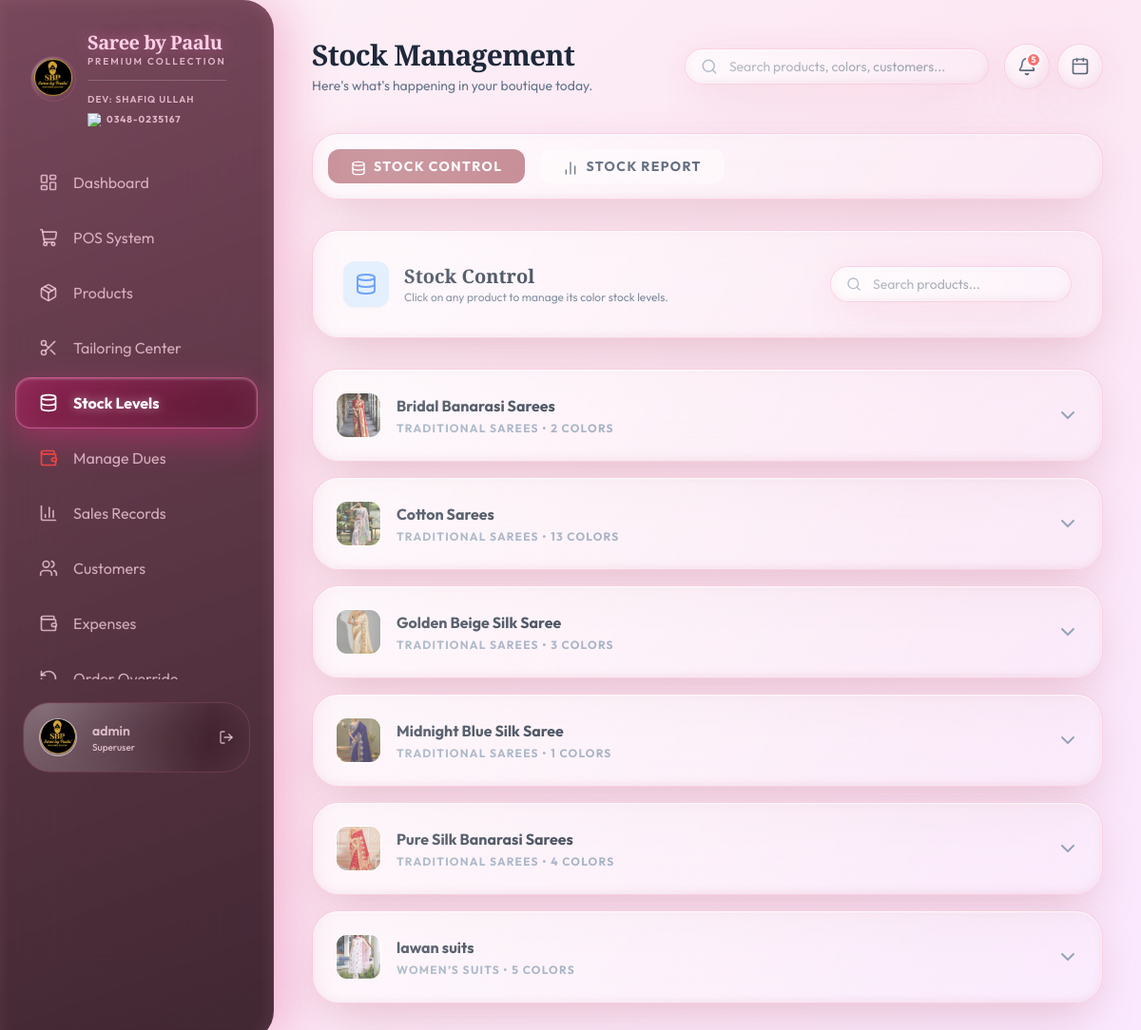
Screenshot of /inventory/ (signed in) with the database file from the repository.
### dashboard/models.py (models this page shows, shortened)
class Product(models.Model):
    name = models.CharField(max_length=200)
    category = models.ForeignKey(Category, on_delete=models.SET_NULL, null=True)
    subcategory = models.ForeignKey(SubCategory, on_delete=models.SET_NULL, null=True, blank=True)
    image = models.ImageField(upload_to='products/', null=True, blank=True)
    is_handmade = models.BooleanField(default=False)
    description = models.TextField(blank=True, null=True)
    created_at = models.DateTimeField(auto_now_add=True)

class Category(models.Model):
    name = models.CharField(max_length=100)
    description = models.TextField(blank=True, null=True)

### dashboard/views.py (the view)
# urls.py: path('inventory/', views.inventory_list, name='inventory'),
def inventory_list(request):
    from django.core.paginator import Paginator
    active_tab = request.GET.get('tab', 'control')
    page_num = request.GET.get('page', 1)
    q = request.GET.get('q', '')
    products_qs = Product.objects.all().prefetch_related('variants').order_by('name')
    if q:
        products_qs = products_qs.filter(name__icontains=q)
    products_paginator = Paginator(products_qs, 100)
    variants_qs = ProductVariant.objects.select_related('product').order_by('product__name', 'color')
    if q:
        variants_qs = variants_qs.filter(
            models.Q(product__name__icontains=q) | models.Q(sku__icontains=q) | models.Q(color__icontains=q)
        )
    variants_paginator = Paginator(variants_qs, 100)
    if active_tab == 'report':
        page_obj = variants_paginator.get_page(page_num)
        products_page_obj = products_paginator.get_page(1)
    else:
        products_page_obj = products_paginator.get_page(page_num)
        page_obj = variants_paginator.get_page(1)
    for variant in page_obj:
        buying_price = float(variant.cost_price) if variant.cost_price > 0 else float(variant.price)
        variant.total_value = float(variant.stock) * buying_price
    page_totals = {
        'total_stock': sum(v.stock for v in page_obj),
        'total_value': sum(float(v.stock) * (float(v.cost_price) if v.cost_price > 0 else float(v.price)) for v in page_obj)
    }
    all_totals = {
        'total_stock': sum(v.stock for v in variants_qs),
        'total_value': sum(float(v.stock) * (float(v.cost_price) if v.cost_price > 0 else float(v.price)) for v in variants_qs)
    }
    return render(request, 'dashboard/inventory.html', {
        'active_tab': active_tab,
        'products': products_page_obj,
        'products_paginator': products_paginator,
        'page_obj': page_obj,
        'paginator': variants_paginator,
        'page_totals': page_totals,
        'all_totals': all_totals,
    })

### dashboard/templates/dashboard/inventory.html (shortened to what this page needs)
{% extends 'dashboard/base.html' %}
{% block header %}Stock Management{% endblock %}
{% block content %}
<div x-data="{ activeTab: '{{ active_tab|default:'control' }}' }">
<div class="glass-card p-4 mb-8 flex items-center gap-4">
    <a href="?tab=control" :class="activeTab === 'control' ? 'bg-premium-gold text-white' : 'bg-white/40 text-slate-600 hover:bg-white/60'" class="px-6 py-2 rounded-xl font-bold text-sm uppercase tracking-widest transition-all">
        <i data-lucide="database" class="w-4 h-4 inline mr-2"></i>Stock Control
    </a>
    <a href="?tab=report" :class="activeTab === 'report' ? 'bg-premium-gold text-white' : 'bg-white/40 text-slate-600 hover:bg-white/60'" class="px-6 py-2 rounded-xl font-bold text-sm uppercase tracking-widest transition-all">
        <i data-lucide="bar-chart-2" class="w-4 h-4 inline mr-2"></i>Stock Report
    </a>
</div>
<div x-show="activeTab === 'control'" x-transition>
<div class="glass-card p-8 mb-8 flex flex-col md:flex-row md:items-center justify-between gap-6">
    <div class="flex items-center gap-4 flex-1">
        <div class="w-12 h-12 bg-blue-100 rounded-xl flex items-center justify-center text-blue-500 shadow-sm">
            <i data-lucide="database" class="w-6 h-6"></i>
        </div>
        <div>
            <h4 class="text-xl font-bold text-slate-800 playfair">Stock Control</h4>
            <p class="text-xs text-slate-500">Click on any product to manage its color stock levels.</p>
        </div>
    </div>
    <div class="flex items-center gap-4">
        <form action="{% url 'inventory' %}" method="GET" class="glass-card px-4 py-2 flex items-center gap-3 bg-white/20">
            <i data-lucide="search" class="w-4 h-4 text-slate-400"></i>
            <input type="text" name="q" value="{{ q }}" placeholder="Search products..." class="bg-transparent border-none focus:ring-0 text-sm text-slate-600 w-48 outline-none">
        </form>
    </div>
</div>
<div class="space-y-4" x-data="inventoryManager()">
    {% for product in products %}
    <div class="glass-card overflow-hidden transition-all duration-300"
         :class="expandedProduct === {{ product.id }} ? 'ring-2 ring-premium-gold/30 shadow-lg' : ''">
        <div @click="toggleProduct({{ product.id }})"
             class="p-6 flex items-center justify-between cursor-pointer hover:bg-white/40 transition-colors">
            <div class="flex items-center gap-4">
                <div class="w-12 h-12 rounded-xl bg-slate-100 overflow-hidden border border-white shrink-0">
                    {% if product.image %}
                        <img src="{{ product.image.url }}" class="w-full h-full object-cover">
                    {% else %}
                        <div class="w-full h-full flex items-center justify-center text-slate-400">
                            <i data-lucide="image" class="w-6 h-6"></i>
                        </div>
                    {% endif %}
                </div>
                <div>
                    <h5 class="font-bold text-slate-800">{{ product.name }}</h5>
                    <p class="text-xs font-bold text-slate-400 uppercase tracking-widest mt-1">
                        {{ product.category.name|default:"No Category" }} • {{ product.variants.count }} Colors
                    </p>
                </div>
            </div>
            <div class="text-slate-400 transition-transform duration-300"
                 :class="expandedProduct === {{ product.id }} ? 'rotate-180 text-premium-gold' : ''">
                <i data-lucide="chevron-down" class="w-6 h-6"></i>
            </div>
        </div>
    </div>
    {% endfor %}
</div>
</div>
</div>
{% endblock %}

### dashboard/templates/dashboard/base.html (shortened to what this page needs)
{% load static %}
<!DOCTYPE html>
<html lang="en">
<head>
    <script src="https://cdn.tailwindcss.com"></script>
</head>
<body class="antialiased">
    <div class="flex min-h-screen">
        <aside class="w-72 glass-sidebar fixed inset-y-0 left-0 z-50 flex flex-col">
            <div class="p-8">
                <div class="flex items-center gap-3">
                    <div
                        class="w-12 h-12 glass-card bg-gradient-to-br from-pink-600/30 to-purple-900/40 border-pink-400/30 shadow-[0_0_15px_rgba(219,39,119,0.3)] flex items-center justify-center overflow-hidden shrink-0">
                        <img src="{% static 'images/sbp_logo.png' %}" alt="SBP"
                            class="w-full h-full object-contain scale-[1.6]">
                    </div>
                    <div>
                        <h1 class="text-xl font-extrabold text-white playfair tracking-tight leading-tight">Saree by
                            Paalu</h1>
                        <p class="text-[10px] uppercase tracking-[0.2em] text-pink-200 font-semibold">Premium Collection
                        </p>
                        <div class="mt-3 pt-3 border-t border-white/20">
                            <p class="text-[10px] text-white uppercase tracking-widest font-semibold">Dev: shafiq ullah
                            </p>
                            <div class="flex items-center gap-1.5 mt-1.5">
                                <img src="https://upload.wikimedia.org/wikipedia/commons/6/6b/WhatsApp.svg"
                                    class="w-3.5 h-3.5" alt="WA">
                                <p class="text-[10px] text-pink-100 font-bold tracking-widest">0348-0235167</p>
                            </div>
                        </div>
                    </div>
                </div>
            </div>
            <nav class="flex-1 px-4 space-y-1 overflow-y-auto scrollbar-hide" style="max-height: calc(100vh - 250px);">
                <a href="{% url 'dashboard' %}"
                    class="nav-link {% if request.resolver_match.url_name == 'dashboard' %}active{% endif %} flex items-center gap-4 px-6 py-3.5 rounded-2xl text-slate-600">
                    <i data-lucide="layout-dashboard" class="w-5 h-5"></i>
                    <span>Dashboard</span>
                </a>
                <a href="{% url 'pos' %}"
                    class="nav-link {% if request.resolver_match.url_name == 'pos' %}active{% endif %} flex items-center gap-4 px-6 py-3.5 rounded-2xl text-slate-600">
                    <i data-lucide="shopping-cart" class="w-5 h-5"></i>
                    <span>POS System</span>
                </a>
                <a href="{% url 'products' %}"
                    class="nav-link {% if request.resolver_match.url_name == 'products' %}active{% endif %} flex items-center gap-4 px-6 py-3.5 rounded-2xl text-slate-600">
                    <i data-lucide="package" class="w-5 h-5"></i>
                    <span>Products</span>
                </a>
                <a href="{% url 'tailoring' %}"
                    class="nav-link {% if request.resolver_match.url_name == 'tailoring' %}active{% endif %} flex items-center gap-4 px-6 py-3.5 rounded-2xl text-slate-600">
                    <i data-lucide="scissors" class="w-5 h-5"></i>
                    <span>Tailoring Center</span>
                </a>
                <a href="{% url 'inventory' %}"
                    class="nav-link {% if request.resolver_match.url_name == 'inventory' %}active{% endif %} flex items-center gap-4 px-6 py-3.5 rounded-2xl text-slate-600">
                    <i data-lucide="database" class="w-5 h-5"></i>
                    <span>Stock Levels</span>
                </a>
                <a href="{% url 'dues' %}"
                    class="nav-link {% if request.resolver_match.url_name == 'dues' %}active{% endif %} flex items-center gap-4 px-6 py-3.5 rounded-2xl text-slate-600">
                    <i data-lucide="wallet" class="w-5 h-5 text-red-500"></i>
                    <span>Manage Dues</span>
                </a>
                <a href="{% url 'sales' %}"
                    class="nav-link {% if request.resolver_match.url_name == 'sales' %}active{% endif %} flex items-center gap-4 px-6 py-3.5 rounded-2xl text-slate-600">
                    <i data-lucide="bar-chart-3" class="w-5 h-5"></i>
                    <span>Sales Records</span>
                </a>
                <a href="{% url 'customers' %}"
                    class="nav-link {% if request.resolver_match.url_name == 'customers' %}active{% endif %} flex items-center gap-4 px-6 py-3.5 rounded-2xl text-slate-600">
                    <i data-lucide="users" class="w-5 h-5"></i>
                    <span>Customers</span>
                </a>
                <a href="{% url 'expenses' %}"
                    class="nav-link {% if request.resolver_match.url_name == 'expenses' %}active{% endif %} flex items-center gap-4 px-6 py-3.5 rounded-2xl text-slate-600">
                    <i data-lucide="wallet" class="w-5 h-5"></i>
                    <span>Expenses</span>
                </a>
                <a href="{% url 'void_orders_list' %}"
                    class="nav-link {% if request.resolver_match.url_name == 'void_orders_list' %}active{% endif %} flex items-center gap-4 px-6 py-3.5 rounded-2xl text-slate-600">
                    <i data-lucide="rotate-ccw" class="w-5 h-5"></i>
                    <span>Order Override</span>
                </a>
            </nav>
            <div class="p-6">
                <div class="glass-card p-4 flex items-center gap-4">
                    <div
                        class="w-10 h-10 rounded-full bg-white/20 border border-white/40 overflow-hidden shadow-sm flex items-center justify-center">
                        <img src="{% static 'images/sbp_logo.png' %}" alt="Logo"
                            class="w-full h-full object-contain scale-[1.8]">
                    </div>
                    <div class="flex-1 min-w-0">
                        <p class="text-sm font-semibold text-slate-700 truncate">{{ request.user.get_full_name|default:request.user.username }}</p>
                        <p class="text-[10px] text-slate-500 font-medium">{% if request.user.is_superuser %}Superuser{% elif request.user.is_staff %}Staff{% else %}User{% endif %}</p>
                    </div>
                    <a href="{% url 'logout' %}" class="text-pink-100/70 hover:text-white transition-colors" title="Logout">
                        <i data-lucide="log-out" class="w-4 h-4"></i>
                    </a>
                </div>
            </div>
        </aside>
        <main class="flex-1 ml-72 p-10">
            <header class="flex items-center justify-between mb-10">
                <div>
                    <h2 class="text-3xl font-bold text-slate-800 playfair tracking-tight">{% block header %}{% endblock %}</h2>
                    <p class="text-slate-500 text-sm mt-1">Here's what's happening in your boutique today.</p>
                </div>
                <div class="flex items-center gap-4">
                    <div class="relative" x-data="globalSearch()"
                        @open-payment.window="openPaymentModal($event.detail)">
                        <div
                            class="glass-card px-4 py-2 flex items-center gap-3 w-64 lg:w-80 transition-all focus-within:ring-2 focus-within:ring-premium-gold/50">
                            <i data-lucide="search" class="w-5 h-5 text-slate-400"></i>
                            <input type="text" x-model="query" @input.debounce.300ms="performSearch"
                                placeholder="Search products, colors, customers..."
                                class="bg-transparent border-none focus:ring-0 text-sm text-slate-600 w-full outline-none">
                        </div>
                    </div>
                    <div class="flex items-center gap-2">
                        <div class="relative" x-data="notificationsComponent()" x-init="fetchNotifications()">
                            <button @click="isOpen = !isOpen" @click.away="isOpen = false"
                                class="w-12 h-12 glass-card flex items-center justify-center text-slate-600 hover:text-premium-gold transition-colors relative">
                                <i data-lucide="bell" class="w-5 h-5"></i>
                                <span x-show="unreadCount > 0" x-text="unreadCount"
                                    class="absolute top-2 right-2 w-4 h-4 bg-red-400 text-white text-[9px] font-bold rounded-full border-2 border-white flex items-center justify-center"
                                    x-cloak></span>
                            </button>
                        </div>
                        <a href="{% url 'expenses' %}"
                            class="w-12 h-12 glass-card flex items-center justify-center text-slate-600 hover:text-premium-gold transition-colors">
                            <i data-lucide="calendar" class="w-5 h-5"></i>
                        </a>
                    </div>
                </div>
            </header>
            {% block content %}{% endblock %}
        </main>
    </div>
</body>
</html>

### rows the page displays
Product: image (picture), name "Bridal Banarasi Sarees", category.name "TRADITIONAL SAREES", variants.count "2"
Product: image (picture), name "Cotton Sarees", category.name "TRADITIONAL SAREES", variants.count "13"
Product: image (picture), name "Golden Beige Silk Saree", category.name "TRADITIONAL SAREES", variants.count "3"
Product: image (picture), name "Midnight Blue Silk Saree", category.name "TRADITIONAL SAREES", variants.count "1"
Product: image (picture), name "Pure Silk Banarasi Sarees", category.name "TRADITIONAL SAREES", variants.count "4"
Product: image (picture), name "lawan suits", category.name "WOMEN’S SUITS", variants.count "5"

### other values shown
{{ request.user.get_full_name|default:request.user.username }} "admin"
